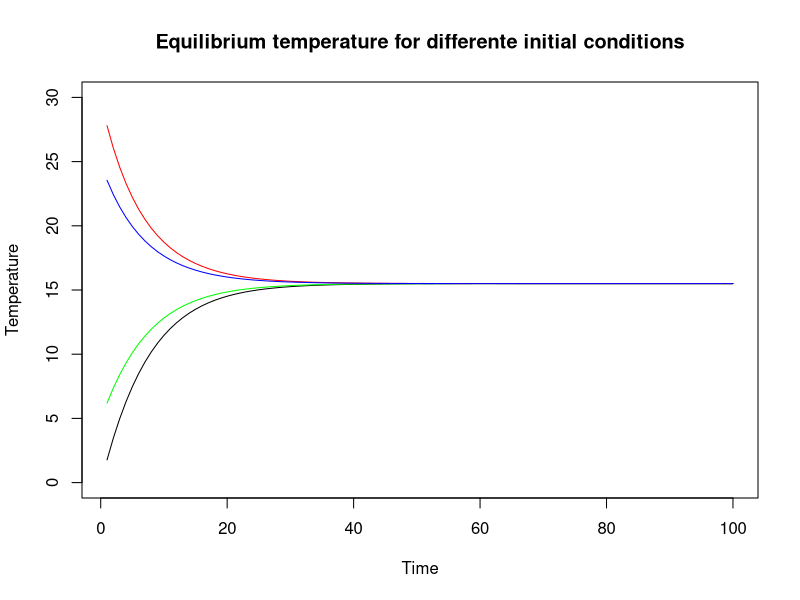

Reproduce this figure in R.
# model parameters
dt <-  10**8
cp <- 10**10
S <- 1372
alpha <- 0.3
eps <- 0.61
sigma = 5.67*10**(-8)

## setting vectors
timeVect <- 1:100
TnVector <- vector(length = 100)

# starting condition temperature
Tn = 273  + 0
for (i in 1:100) {
  
  Ein <- S*(1-alpha)
  Eout <- 4*eps*sigma*(Tn**4)
  
  Tend <- dt/cp * (Ein - Eout)
  Tf <- Tn + Tend
  Tn <- Tf
  
  TnVector[i] <- Tn
}

plot(x = timeVect, TnVector - 273.15, type = "l", ylim = c(0, 30), xlab = "Time", ylab = "Temperature",
     main = "Equilibrium temperature for differente initial conditions")

# starting condition temperature
Tn = 273  + 5
for (i in 1:100) {
  
  Ein <- S*(1-alpha)
  Eout <- 4*eps*sigma*(Tn**4)
  
  Tend <- dt/cp * (Ein - Eout)
  Tf <- Tn + Tend
  Tn <- Tf
  
  TnVector[i] <- Tn
}

lines(x = timeVect, TnVector - 273.15, col = "green")


# starting condition temperature
Tn = 273  + 30
for (i in 1:100) {
  
  Ein <- S*(1-alpha)
  Eout <- 4*eps*sigma*(Tn**4)
  
  Tend <- dt/cp * (Ein - Eout)
  Tf <- Tn + Tend
  Tn <- Tf
  
  TnVector[i] <- Tn
}

lines(x = timeVect, TnVector - 273.15, col = "red")



# starting condition temperature
Tn = 273  + 25
for (i in 1:100) {
  
  Ein <- S*(1-alpha)
  Eout <- 4*eps*sigma*(Tn**4)
  
  Tend <- dt/cp * (Ein - Eout)
  Tf <- Tn + Tend
  Tn <- Tf
  
  TnVector[i] <- Tn
}

lines(x = timeVect, TnVector - 273.15, col = "blue")

